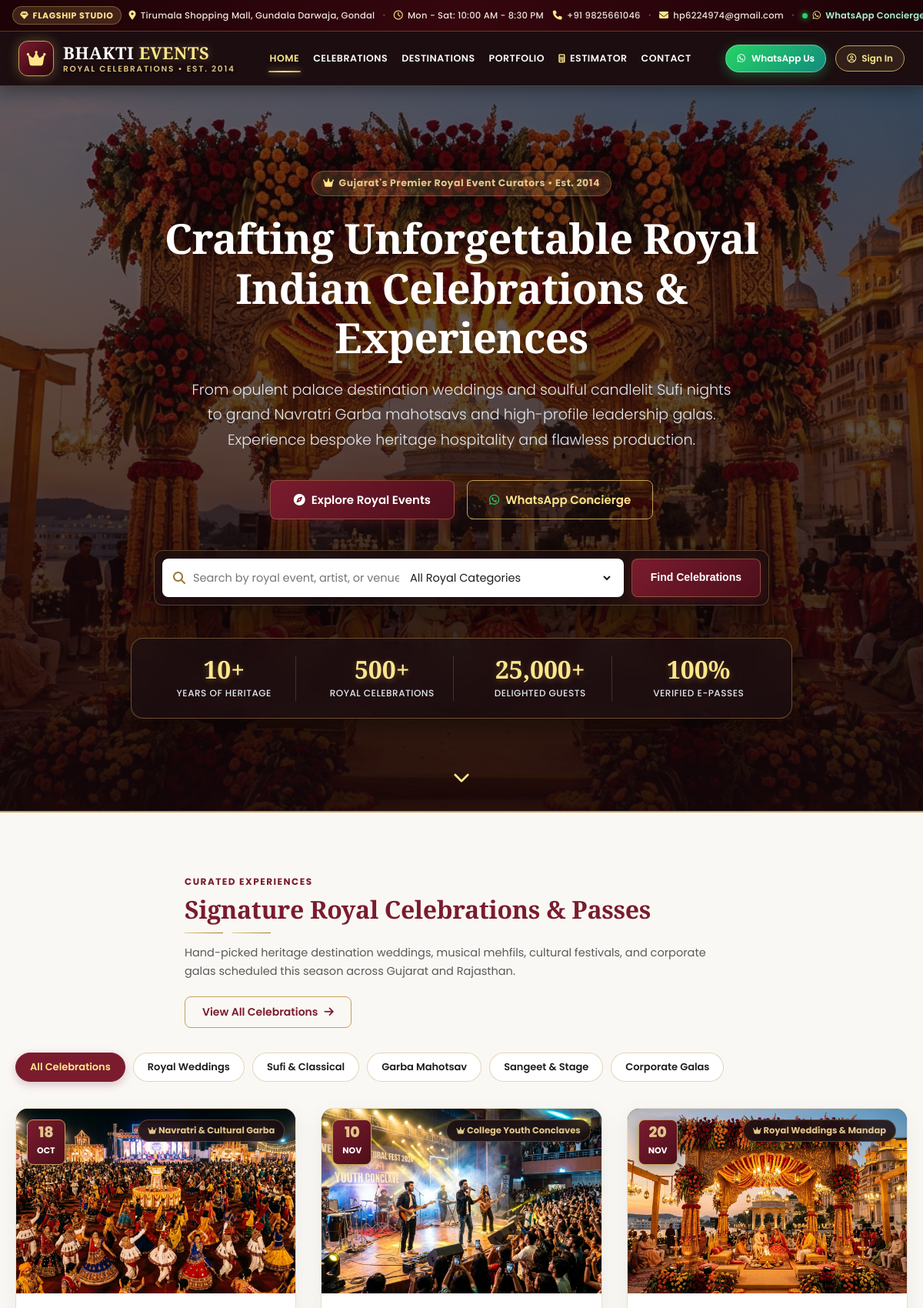
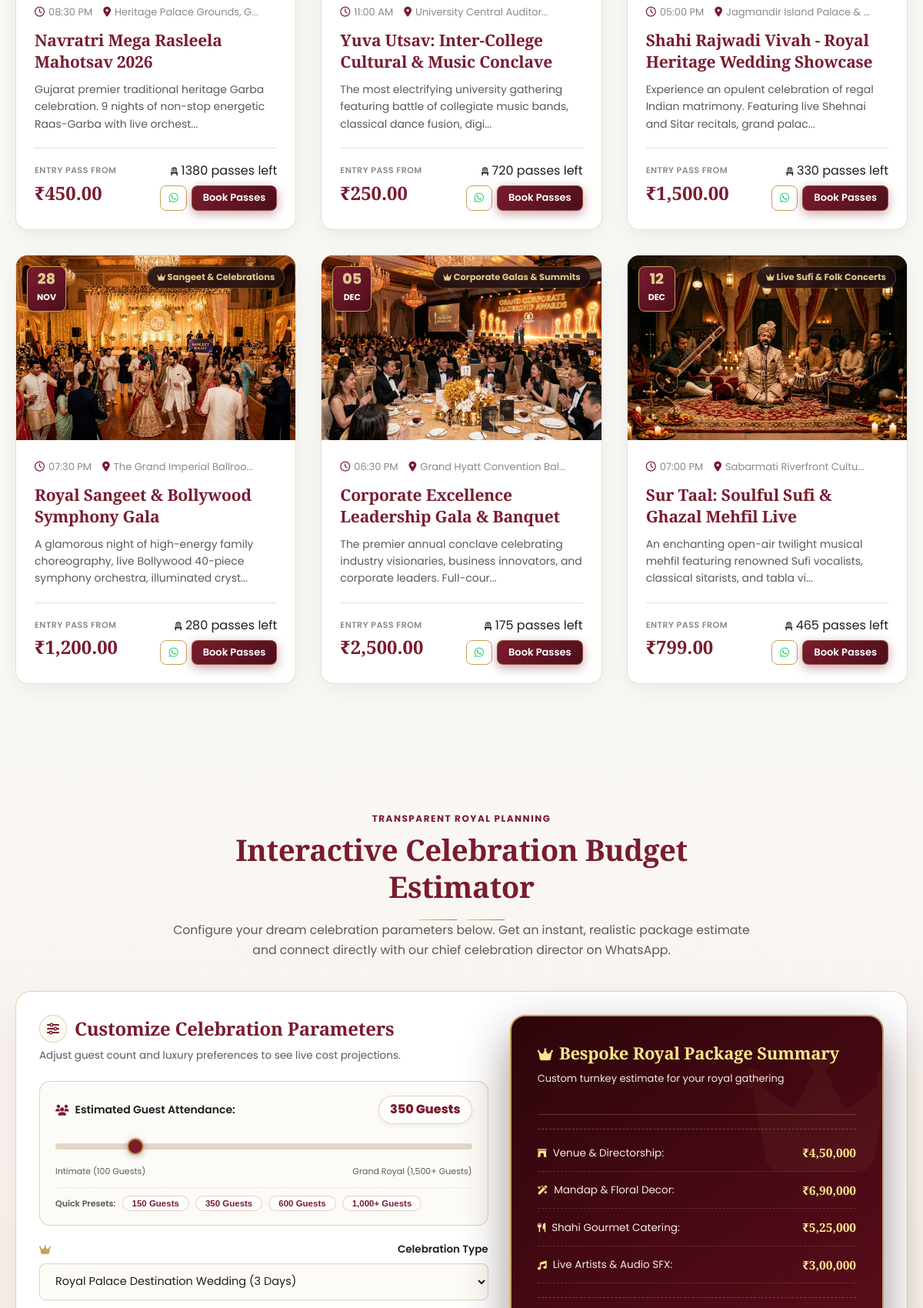
The page / (upper part) on the database its author committed (2 pictures, top to bottom).
### tables this page shows
CREATE TABLE `events` (
  `id` INT AUTO_INCREMENT PRIMARY KEY,
  `category_id` INT NOT NULL,
  `title` VARCHAR(200) NOT NULL,
  `description` TEXT NOT NULL,
  `venue` VARCHAR(255) NOT NULL,
  `event_date` DATE NOT NULL,
  `event_time` TIME NOT NULL,
  `ticket_price` DECIMAL(10,2) NOT NULL DEFAULT 0.00,
  `total_seats` INT NOT NULL,
  `available_seats` INT NOT NULL,
  `image` VARCHAR(255) DEFAULT 'default-event.jpg',
  `status` ENUM('upcoming', 'completed', 'cancelled') DEFAULT 'upcoming',
  `created_at` TIMESTAMP DEFAULT CURRENT_TIMESTAMP,
  FOREIGN KEY (`category_id`) REFERENCES `categories`(`id`) ON DELETE CASCADE
);

CREATE TABLE `categories` (
  `id` INT AUTO_INCREMENT PRIMARY KEY,
  `category_name` VARCHAR(50) NOT NULL UNIQUE,
  `slug` VARCHAR(60) NOT NULL
);

### index.php (the view, shortened to what the rows shown need)
<?php
require_once 'config/db.php';
include 'includes/header.php';
$stmt = $pdo->query("SELECT e.*, c.category_name
                     FROM events e
                     JOIN categories c ON e.category_id = c.id
                     WHERE e.status = 'upcoming'
                     ORDER BY e.event_date ASC LIMIT 6");
$events = $stmt->fetchAll();
?>
<section class="hero-section">
  <div class="hero-container">
    <h1>Crafting Unforgettable Royal Indian Celebrations &amp; Experiences</h1>
  </div>
</section>
<section class="events-section" id="signatureEvents">
  <div class="container">
    <div class="section-header" style="display:flex; justify-content:space-between; align-items:flex-end; margin-bottom:32px; text-align:left; flex-wrap:wrap; gap:20px;">
      <div class="section-title" style="max-width:720px; margin-bottom:0;">
        <h2 style="font-size:32px; color:var(--burgundy); margin-bottom:8px;">Signature Royal Celebrations &amp; Passes</h2>
      </div>
    </div>
    <div class="events-grid">
      <?php if (!empty($events)): ?>
        <?php foreach ($events as $event): ?>
          <?php
            $eventDate = new DateTime($event['event_date']);
            $day = $eventDate->format('d');
            $month = $eventDate->format('M');
            $waText = "Hello Bhakti Events, I am interested in attending '{$event['title']}' scheduled on {$eventDate->format('d M, Y')}. Could you share more details?";
          ?>
          <article class="event-card">
            <div class="card-img-holder">
              <div class="date-badge">
                <span class="date-day"><?= $day ?></span>
                <span class="date-month"><?= $month ?></span>
              </div>
              <span class="category-badge">
                <i class="fa-solid fa-crown me-1" style="font-size:10px;"></i>
                <?= e($event['category_name']) ?>
              </span>
              <img src="assets/images/events/<?= e($event['image']) ?>"
                   onerror="this.src='assets/images/events/default-event.jpg'"
                   alt="<?= e($event['title']) ?>"
                   loading="lazy">
            </div>
            <div class="card-body">
              <div class="event-meta">
                <span><i class="fa-regular fa-clock" style="color:var(--burgundy);"></i> <?= format_time($event['event_time']) ?></span>
                <span><i class="fa-solid fa-location-dot" style="color:var(--burgundy);"></i> <?= e(substr($event['venue'], 0, 26)) ?><?= strlen($event['venue']) > 26 ? '...' : '' ?></span>
              </div>
              <h3>
                <a href="event-details.php?id=<?= $event['id'] ?>">
                  <?= e($event['title']) ?>
                </a>
              </h3>
              <p><?= e(substr($event['description'], 0, 115)) ?>...</p>
              <div class="card-footer">
                <div class="price-box">
                  <span class="price-label">Entry Pass From</span>
                  <span class="price-value"><?= format_price($event['ticket_price']) ?></span>
                </div>
                <div style="display:flex; flex-direction:column; align-items:flex-end; gap:6px;">
                  <span class="seat-status <?= $event['available_seats'] < 35 ? 'low' : '' ?>">
                    <i class="fa-solid fa-chair" style="font-size:11px;"></i> <?= $event['available_seats'] ?> passes left
                  </span>
                  <div style="display:flex; gap:6px;">
                    <a href="https://wa.me/919825661046?text=<?= urlencode($waText) ?>"
                       target="_blank"
                       rel="noopener"
                       class="btn btn-sm btn-outline-primary"
                       title="Inquire via WhatsApp"
                       style="padding:6px 10px; border-color:var(--gold); color:var(--burgundy);">
                      <i class="fa-brands fa-whatsapp" style="color:#25D366; font-size:14px;"></i>
                    </a>
                    <a href="event-details.php?id=<?= $event['id'] ?>" class="btn btn-sm btn-primary">
                      Book Passes
                    </a>
                  </div>
                </div>
              </div>
            </div>
          </article>
        <?php endforeach; ?>
      <?php endif; ?>
    </div>
  </div>
</section>
<section class="estimator-section" id="budgetEstimator">
  <div class="container">
    <div class="section-title" style="text-align:center; max-width:760px; margin:0 auto 40px auto;">
      <h2>Interactive Celebration Budget Estimator</h2>
    </div>
  </div>
</section>
<?php include 'includes/footer.php'; ?>

### rows shown on the page
events: event_date "18", event_date "OCT", category.category_name "Navratri & Cultural Garba", image (picture), event_time "08:30 PM", venue "Heritage Palace Grounds, G", title "Navratri Mega Rasleela Mahotsav 2026", description "Gujarat premier traditional heritage Garba celebration. 9 nights of non-stop energetic Raas-Garba with live orchest", ticket_price "₹450.00", available_seats "1380"
events: event_date "10", event_date "NOV", category.category_name "College Youth Conclaves", image (picture), event_time "11:00 AM", venue "University Central Auditor", title "Yuva Utsav: Inter-College Cultural & Music Conclave", description "The most electrifying university gathering featuring battle of collegiate music bands, classical dance fusion, digi", ticket_price "₹250.00", available_seats "720"
events: event_date "20", event_date "NOV", category.category_name "Royal Weddings & Mandap", image (picture), event_time "05:00 PM", venue "Jagmandir Island Palace &", title "Shahi Rajwadi Vivah - Royal Heritage Wedding Showcase", description "Experience an opulent celebration of regal Indian matrimony. Featuring live Shehnai and Sitar recitals, grand palac", ticket_price "₹1,500.00", available_seats "330"
events: event_date "28", event_date "NOV", category.category_name "Sangeet & Celebrations", image (picture), event_time "07:30 PM", venue "The Grand Imperial Ballroo", title "Royal Sangeet & Bollywood Symphony Gala", description "A glamorous night of high-energy family choreography, live Bollywood 40-piece symphony orchestra, illuminated cryst", ticket_price "₹1,200.00", available_seats "280"
events: event_date "05", event_date "DEC", category.category_name "Corporate Galas & Summits", image (picture), event_time "06:30 PM", venue "Grand Hyatt Convention Bal", title "Corporate Excellence Leadership Gala & Banquet", description "The premier annual conclave celebrating industry visionaries, business innovators, and corporate leaders. Full-cour", ticket_price "₹2,500.00", available_seats "175"
events: event_date "12", event_date "DEC", category.category_name "Live Sufi & Folk Concerts", image (picture), event_time "07:00 PM", venue "Sabarmati Riverfront Cultu", title "Sur Taal: Soulful Sufi & Ghazal Mehfil Live", description "An enchanting open-air twilight musical mehfil featuring renowned Sufi vocalists, classical sitarists, and tabla vi", ticket_price "₹799.00", available_seats "465"
